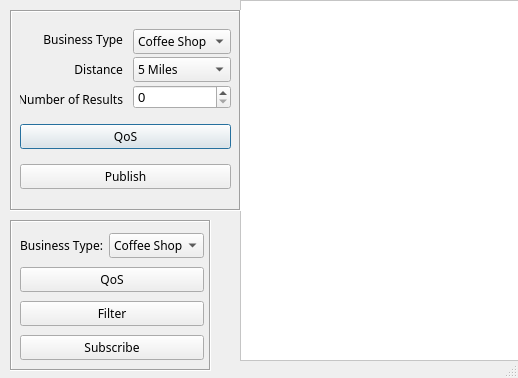
<?xml version="1.0" encoding="UTF-8"?>
<ui version="4.0">
 <class>ShapesDialog</class>
 <widget class="QDialog" name="ShapesDialog">
  <property name="windowModality">
   <enum>Qt::NonModal</enum>
  </property>
  <property name="enabled">
   <bool>true</bool>
  </property>
  <property name="geometry">
   <rect>
    <x>0</x>
    <y>0</y>
    <width>518</width>
    <height>378</height>
   </rect>
  </property>
  <property name="sizePolicy">
   <sizepolicy hsizetype="Fixed" vsizetype="Fixed">
    <horstretch>0</horstretch>
    <verstretch>0</verstretch>
   </sizepolicy>
  </property>
  <property name="minimumSize">
   <size>
    <width>518</width>
    <height>378</height>
   </size>
  </property>
  <property name="maximumSize">
   <size>
    <width>518</width>
    <height>378</height>
   </size>
  </property>
  <property name="focusPolicy">
   <enum>Qt::ClickFocus</enum>
  </property>
  <property name="windowTitle">
   <string>Whisper</string>
  </property>
  <property name="sizeGripEnabled">
   <bool>true</bool>
  </property>
  <property name="modal">
   <bool>false</bool>
  </property>
  <widget class="QFrame" name="frame">
   <property name="geometry">
    <rect>
     <x>10</x>
     <y>10</y>
     <width>231</width>
     <height>201</height>
    </rect>
   </property>
   <property name="font">
    <font>
     <pointsize>10</pointsize>
    </font>
   </property>
   <property name="frameShape">
    <enum>QFrame::Box</enum>
   </property>
   <property name="frameShadow">
    <enum>QFrame::Sunken</enum>
   </property>
   <widget class="QWidget" name="layoutWidget">
    <property name="geometry">
     <rect>
      <x>10</x>
      <y>10</y>
      <width>211</width>
      <height>181</height>
     </rect>
    </property>
    <property name="font">
     <font>
      <pointsize>10</pointsize>
     </font>
    </property>
    <layout class="QVBoxLayout" name="verticalLayout_3">
     <item>
      <layout class="QHBoxLayout" name="horizontalLayout">
       <property name="spacing">
        <number>10</number>
       </property>
       <item>
        <layout class="QVBoxLayout" name="verticalLayout">
         <item>
          <widget class="QLabel" name="wShapeLabel">
           <property name="font">
            <font>
             <family>Sans Serif</family>
             <pointsize>9</pointsize>
             <stylestrategy>PreferAntialias</stylestrategy>
             <kerning>false</kerning>
            </font>
           </property>
           <property name="layoutDirection">
            <enum>Qt::LeftToRight</enum>
           </property>
           <property name="text">
            <string>Business Type</string>
           </property>
           <property name="alignment">
            <set>Qt::AlignRight|Qt::AlignTrailing|Qt::AlignVCenter</set>
           </property>
          </widget>
         </item>
         <item>
          <widget class="QLabel" name="label">
           <property name="font">
            <font>
             <family>Sans Serif</family>
             <pointsize>9</pointsize>
             <stylestrategy>PreferAntialias</stylestrategy>
             <kerning>false</kerning>
            </font>
           </property>
           <property name="text">
            <string>Distance</string>
           </property>
           <property name="alignment">
            <set>Qt::AlignRight|Qt::AlignTrailing|Qt::AlignVCenter</set>
           </property>
          </widget>
         </item>
         <item>
          <widget class="QLabel" name="label_2">
           <property name="font">
            <font>
             <family>Sans Serif</family>
             <pointsize>9</pointsize>
             <stylestrategy>PreferAntialias</stylestrategy>
             <kerning>false</kerning>
            </font>
           </property>
           <property name="text">
            <string>Number of Results</string>
           </property>
           <property name="alignment">
            <set>Qt::AlignRight|Qt::AlignTrailing|Qt::AlignVCenter</set>
           </property>
          </widget>
         </item>
        </layout>
       </item>
       <item>
        <layout class="QVBoxLayout" name="verticalLayout_2">
         <property name="spacing">
          <number>3</number>
         </property>
         <item>
          <widget class="QComboBox" name="wShapeList">
           <property name="font">
            <font>
             <family>Sans Serif</family>
             <pointsize>9</pointsize>
             <stylestrategy>PreferAntialias</stylestrategy>
             <kerning>false</kerning>
            </font>
           </property>
           <item>
            <property name="text">
             <string>Coffee Shop</string>
            </property>
           </item>
           <item>
            <property name="text">
             <string>Restaurant</string>
            </property>
           </item>
           <item>
            <property name="text">
             <string>Gas Station</string>
            </property>
           </item>
          </widget>
         </item>
         <item>
          <widget class="QComboBox" name="colorList">
           <property name="font">
            <font>
             <family>Sans Serif</family>
             <pointsize>9</pointsize>
             <stylestrategy>PreferAntialias</stylestrategy>
             <kerning>false</kerning>
            </font>
           </property>
           <item>
            <property name="text">
             <string>5 Miles</string>
            </property>
           </item>
           <item>
            <property name="text">
             <string>10 Miles</string>
            </property>
           </item>
           <item>
            <property name="text">
             <string>25 Miles</string>
            </property>
           </item>
           <item>
            <property name="text">
             <string>50 Miles</string>
            </property>
           </item>
           <item>
            <property name="text">
             <string>100 Miles</string>
            </property>
           </item>
          </widget>
         </item>
         <item>
          <widget class="QSpinBox" name="spinBox"/>
         </item>
        </layout>
       </item>
      </layout>
     </item>
     <item>
      <widget class="QPushButton" name="pubQosButton">
       <property name="sizePolicy">
        <sizepolicy hsizetype="Minimum" vsizetype="Fixed">
         <horstretch>0</horstretch>
         <verstretch>0</verstretch>
        </sizepolicy>
       </property>
       <property name="font">
        <font>
         <family>Sans Serif</family>
         <pointsize>9</pointsize>
         <stylestrategy>PreferAntialias</stylestrategy>
         <kerning>false</kerning>
        </font>
       </property>
       <property name="toolTip">
        <string>&lt;!DOCTYPE HTML PUBLIC &quot;-//W3C//DTD HTML 4.0//EN&quot; &quot;http://www.w3.org/TR/REC-html40/strict.dtd&quot;&gt;
&lt;html&gt;&lt;head&gt;&lt;meta name=&quot;qrichtext&quot; content=&quot;1&quot; /&gt;&lt;style type=&quot;text/css&quot;&gt;
p, li { white-space: pre-wrap; }
&lt;/style&gt;&lt;/head&gt;&lt;body style=&quot; font-family:'Ubuntu'; font-size:10pt; font-weight:400; font-style:normal;&quot;&gt;
&lt;p style=&quot; margin-top:0px; margin-bottom:0px; margin-left:0px; margin-right:0px; -qt-block-indent:0; text-indent:0px;&quot;&gt;Click to set custom QoS&lt;/p&gt;&lt;/body&gt;&lt;/html&gt;</string>
       </property>
       <property name="text">
        <string>QoS</string>
       </property>
       <property name="default">
        <bool>false</bool>
       </property>
       <property name="flat">
        <bool>false</bool>
       </property>
      </widget>
     </item>
     <item>
      <widget class="QPushButton" name="createWriterButton">
       <property name="sizePolicy">
        <sizepolicy hsizetype="Minimum" vsizetype="Fixed">
         <horstretch>0</horstretch>
         <verstretch>0</verstretch>
        </sizepolicy>
       </property>
       <property name="font">
        <font>
         <family>Sans Serif</family>
         <pointsize>9</pointsize>
         <stylestrategy>PreferAntialias</stylestrategy>
         <kerning>false</kerning>
        </font>
       </property>
       <property name="toolTip">
        <string>&lt;!DOCTYPE HTML PUBLIC &quot;-//W3C//DTD HTML 4.0//EN&quot; &quot;http://www.w3.org/TR/REC-html40/strict.dtd&quot;&gt;
&lt;html&gt;&lt;head&gt;&lt;meta name=&quot;qrichtext&quot; content=&quot;1&quot; /&gt;&lt;style type=&quot;text/css&quot;&gt;
p, li { white-space: pre-wrap; }
&lt;/style&gt;&lt;/head&gt;&lt;body style=&quot; font-family:'Ubuntu'; font-size:10pt; font-weight:400; font-style:normal;&quot;&gt;
&lt;p style=&quot; margin-top:0px; margin-bottom:0px; margin-left:0px; margin-right:0px; -qt-block-indent:0; text-indent:0px;&quot;&gt;Click Publish Topic&lt;/p&gt;&lt;/body&gt;&lt;/html&gt;</string>
       </property>
       <property name="text">
        <string>Publish</string>
       </property>
      </widget>
     </item>
    </layout>
   </widget>
  </widget>
  <widget class="QFrame" name="frame_2">
   <property name="geometry">
    <rect>
     <x>10</x>
     <y>220</y>
     <width>201</width>
     <height>151</height>
    </rect>
   </property>
   <property name="frameShape">
    <enum>QFrame::Box</enum>
   </property>
   <property name="frameShadow">
    <enum>QFrame::Sunken</enum>
   </property>
   <widget class="QWidget" name="layoutWidget2">
    <property name="geometry">
     <rect>
      <x>10</x>
      <y>10</y>
      <width>184</width>
      <height>137</height>
     </rect>
    </property>
    <layout class="QVBoxLayout" name="verticalLayout_4">
     <item>
      <layout class="QHBoxLayout" name="horizontalLayout_2">
       <item>
        <widget class="QLabel" name="label_3">
         <property name="font">
          <font>
           <family>Sans Serif</family>
           <pointsize>9</pointsize>
           <stylestrategy>PreferAntialias</stylestrategy>
           <kerning>false</kerning>
          </font>
         </property>
         <property name="text">
          <string>Business Type:</string>
         </property>
         <property name="alignment">
          <set>Qt::AlignRight|Qt::AlignTrailing|Qt::AlignVCenter</set>
         </property>
        </widget>
       </item>
       <item>
        <widget class="QComboBox" name="wShapeList_2">
         <property name="font">
          <font>
           <family>Sans Serif</family>
           <pointsize>9</pointsize>
           <stylestrategy>PreferAntialias</stylestrategy>
           <kerning>false</kerning>
          </font>
         </property>
         <item>
          <property name="text">
           <string>Coffee Shop</string>
          </property>
         </item>
         <item>
          <property name="text">
           <string>Restaurant</string>
          </property>
         </item>
         <item>
          <property name="text">
           <string>Gas Station</string>
          </property>
         </item>
        </widget>
       </item>
      </layout>
     </item>
     <item>
      <widget class="QPushButton" name="subQosButton">
       <property name="font">
        <font>
         <family>Sans Serif</family>
         <pointsize>9</pointsize>
         <stylestrategy>PreferAntialias</stylestrategy>
         <kerning>false</kerning>
        </font>
       </property>
       <property name="toolTip">
        <string>&lt;!DOCTYPE HTML PUBLIC &quot;-//W3C//DTD HTML 4.0//EN&quot; &quot;http://www.w3.org/TR/REC-html40/strict.dtd&quot;&gt;
&lt;html&gt;&lt;head&gt;&lt;meta name=&quot;qrichtext&quot; content=&quot;1&quot; /&gt;&lt;style type=&quot;text/css&quot;&gt;
p, li { white-space: pre-wrap; }
&lt;/style&gt;&lt;/head&gt;&lt;body style=&quot; font-family:'Ubuntu'; font-size:10pt; font-weight:400; font-style:normal;&quot;&gt;
&lt;p style=&quot; margin-top:0px; margin-bottom:0px; margin-left:0px; margin-right:0px; -qt-block-indent:0; text-indent:0px;&quot;&gt;Click to set custom QoS&lt;/p&gt;&lt;/body&gt;&lt;/html&gt;</string>
       </property>
       <property name="text">
        <string>QoS</string>
       </property>
      </widget>
     </item>
     <item>
      <widget class="QPushButton" name="filterButton">
       <property name="font">
        <font>
         <family>Sans Serif</family>
         <pointsize>9</pointsize>
         <stylestrategy>PreferAntialias</stylestrategy>
         <kerning>false</kerning>
        </font>
       </property>
       <property name="toolTip">
        <string>&lt;!DOCTYPE HTML PUBLIC &quot;-//W3C//DTD HTML 4.0//EN&quot; &quot;http://www.w3.org/TR/REC-html40/strict.dtd&quot;&gt;
&lt;html&gt;&lt;head&gt;&lt;meta name=&quot;qrichtext&quot; content=&quot;1&quot; /&gt;&lt;style type=&quot;text/css&quot;&gt;
p, li { white-space: pre-wrap; }
&lt;/style&gt;&lt;/head&gt;&lt;body style=&quot; font-family:'Ubuntu'; font-size:10pt; font-weight:400; font-style:normal;&quot;&gt;
&lt;p style=&quot; margin-top:0px; margin-bottom:0px; margin-left:0px; margin-right:0px; -qt-block-indent:0; text-indent:0px;&quot;&gt;Click to set custom filters&lt;/p&gt;&lt;/body&gt;&lt;/html&gt;</string>
       </property>
       <property name="text">
        <string>Filter</string>
       </property>
      </widget>
     </item>
     <item>
      <widget class="QPushButton" name="createReaderButton">
       <property name="font">
        <font>
         <family>Sans Serif</family>
         <pointsize>9</pointsize>
         <stylestrategy>PreferAntialias</stylestrategy>
         <kerning>false</kerning>
        </font>
       </property>
       <property name="toolTip">
        <string>&lt;!DOCTYPE HTML PUBLIC &quot;-//W3C//DTD HTML 4.0//EN&quot; &quot;http://www.w3.org/TR/REC-html40/strict.dtd&quot;&gt;
&lt;html&gt;&lt;head&gt;&lt;meta name=&quot;qrichtext&quot; content=&quot;1&quot; /&gt;&lt;style type=&quot;text/css&quot;&gt;
p, li { white-space: pre-wrap; }
&lt;/style&gt;&lt;/head&gt;&lt;body style=&quot; font-family:'Ubuntu'; font-size:10pt; font-weight:400; font-style:normal;&quot;&gt;
&lt;p style=&quot; margin-top:0px; margin-bottom:0px; margin-left:0px; margin-right:0px; -qt-block-indent:0; text-indent:0px;&quot;&gt;Click Subscribe to Topic&lt;/p&gt;&lt;/body&gt;&lt;/html&gt;</string>
       </property>
       <property name="text">
        <string>Subscribe</string>
       </property>
      </widget>
     </item>
    </layout>
   </widget>
  </widget>
  <widget class="QFrame" name="renderFrame">
   <property name="geometry">
    <rect>
     <x>240</x>
     <y>0</y>
     <width>291</width>
     <height>361</height>
    </rect>
   </property>
   <property name="sizePolicy">
    <sizepolicy hsizetype="Preferred" vsizetype="Preferred">
     <horstretch>0</horstretch>
     <verstretch>0</verstretch>
    </sizepolicy>
   </property>
   <property name="minimumSize">
    <size>
     <width>240</width>
     <height>360</height>
    </size>
   </property>
   <property name="maximumSize">
    <size>
     <width>500</width>
     <height>380</height>
    </size>
   </property>
   <property name="palette">
    <palette>
     <active>
      <colorrole role="Base">
       <brush brushstyle="SolidPattern">
        <color alpha="255">
         <red>255</red>
         <green>255</green>
         <blue>255</blue>
        </color>
       </brush>
      </colorrole>
      <colorrole role="Window">
       <brush brushstyle="SolidPattern">
        <color alpha="255">
         <red>255</red>
         <green>255</green>
         <blue>255</blue>
        </color>
       </brush>
      </colorrole>
     </active>
     <inactive>
      <colorrole role="Base">
       <brush brushstyle="SolidPattern">
        <color alpha="255">
         <red>255</red>
         <green>255</green>
         <blue>255</blue>
        </color>
       </brush>
      </colorrole>
      <colorrole role="Window">
       <brush brushstyle="SolidPattern">
        <color alpha="255">
         <red>255</red>
         <green>255</green>
         <blue>255</blue>
        </color>
       </brush>
      </colorrole>
     </inactive>
     <disabled>
      <colorrole role="Base">
       <brush brushstyle="SolidPattern">
        <color alpha="255">
         <red>255</red>
         <green>255</green>
         <blue>255</blue>
        </color>
       </brush>
      </colorrole>
      <colorrole role="Window">
       <brush brushstyle="SolidPattern">
        <color alpha="255">
         <red>255</red>
         <green>255</green>
         <blue>255</blue>
        </color>
       </brush>
      </colorrole>
     </disabled>
    </palette>
   </property>
   <property name="autoFillBackground">
    <bool>true</bool>
   </property>
   <property name="frameShape">
    <enum>QFrame::StyledPanel</enum>
   </property>
   <property name="frameShadow">
    <enum>QFrame::Raised</enum>
   </property>
  </widget>
  <zorder>frame_2</zorder>
  <zorder>renderFrame</zorder>
  <zorder>frame</zorder>
 </widget>
 <resources/>
 <connections>
  <connection>
   <sender>createWriterButton</sender>
   <signal>clicked()</signal>
   <receiver>ShapesDialog</receiver>
   <slot>onPublishButtonClicked()</slot>
   <hints>
    <hint type="sourcelabel">
     <x>107</x>
     <y>221</y>
    </hint>
    <hint type="destinationlabel">
     <x>111</x>
     <y>220</y>
    </hint>
   </hints>
  </connection>
  <connection>
   <sender>createReaderButton</sender>
   <signal>clicked()</signal>
   <receiver>ShapesDialog</receiver>
   <slot>onSubscribeButtonClicked()</slot>
   <hints>
    <hint type="sourcelabel">
     <x>85</x>
     <y>346</y>
    </hint>
    <hint type="destinationlabel">
     <x>89</x>
     <y>350</y>
    </hint>
   </hints>
  </connection>
  <connection>
   <sender>pubQosButton</sender>
   <signal>clicked()</signal>
   <receiver>ShapesDialog</receiver>
   <slot>onWriterQosButtonClicked()</slot>
   <hints>
    <hint type="sourcelabel">
     <x>126</x>
     <y>172</y>
    </hint>
    <hint type="destinationlabel">
     <x>181</x>
     <y>425</y>
    </hint>
   </hints>
  </connection>
  <connection>
   <sender>subQosButton</sender>
   <signal>clicked()</signal>
   <receiver>ShapesDialog</receiver>
   <slot>onReaderQosButtonClicked()</slot>
   <hints>
    <hint type="sourcelabel">
     <x>143</x>
     <y>292</y>
    </hint>
    <hint type="destinationlabel">
     <x>155</x>
     <y>522</y>
    </hint>
   </hints>
  </connection>
  <connection>
   <sender>filterButton</sender>
   <signal>clicked()</signal>
   <receiver>ShapesDialog</receiver>
   <slot>onFilterButtonClicked()</slot>
   <hints>
    <hint type="sourcelabel">
     <x>100</x>
     <y>312</y>
    </hint>
    <hint type="destinationlabel">
     <x>354</x>
     <y>189</y>
    </hint>
   </hints>
  </connection>
 </connections>
 <slots>
  <slot>onPublishButtonClicked()</slot>
  <slot>onSubscribeButtonClicked()</slot>
  <slot>onWriterQosButtonClicked()</slot>
  <slot>onReaderQosButtonClicked()</slot>
  <slot>onFilterButtonClicked()</slot>
 </slots>
</ui>
